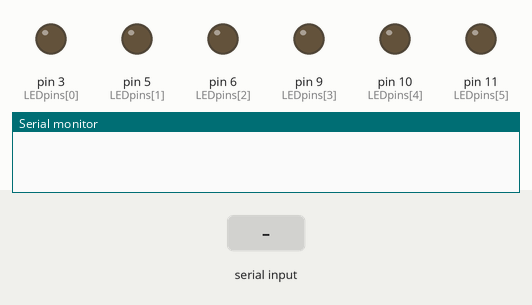
Bench run of a sketch on a simulated Arduino Uno, built with avr-gcc and run on an emulated ATmega328P. On the bench: output pins drawn as LEDs (lit = HIGH), the last lines printed to the serial monitor. The inputs (shaded band) are chosen by the test bench.

Above: at 1.2 s.
1.3 s: "1" received over Serial
At 1.7 s:
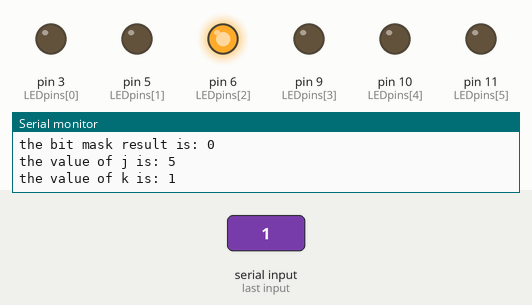
2.8 s: "0" received over Serial
At 4.0 s:
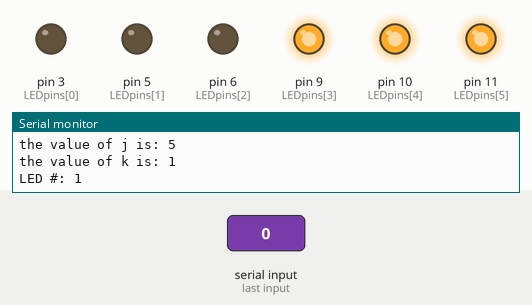
4.3 s: "2" received over Serial
At 5.2 s:
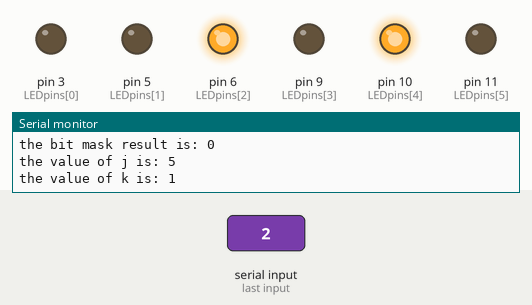
Timing chart, 0 to 7.3 s (numbered marks = the images above; inputs shaded):
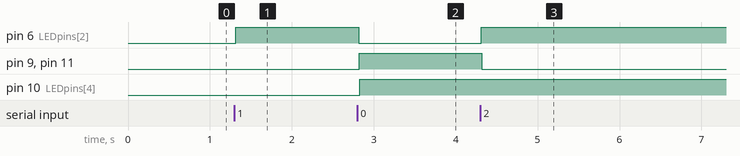

Measured:
- after the input at 1.3 s, pin 6 (LEDpins[2]): LOW → HIGH at once
- after the input at 2.8 s, pin 6 (LEDpins[2]): HIGH → LOW at once; pin 9 (LEDpins[3]), pin 10 (LEDpins[4]), pin 11 (LEDpins[5]): LOW → HIGH at once
- after the input at 4.3 s, pin 6 (LEDpins[2]): LOW → HIGH at once; pin 9 (LEDpins[3]), pin 11 (LEDpins[5]): HIGH → LOW at once

The sketch:

braille_test_Mia.ino
```cpp
class Braille
{
  public:
    Braille(byte pin, byte speed);
    void sendZero(int pinIndex);
    void sendDot(int pinIndex);
    void sendChar(char c);
};


  char brailleOn[8]; //array of 'on' bits
  int LEDpins [] = {3, 5, 6, 9, 10, 11}; //array of pins LEDs are connected to

  byte _speed;	// Speed in WPM
  byte _pin;	// Pin to beep or toggle
  byte _one;	// 1 == beep to speaker, 0 == toggle pin high and low
  byte _zero;
  int _dotlen;	// Length of dot (1)
  int _zerolen; //Length of a zero (0)
  byte _brailleCodepage[] = {	//
    B011011, //! 33
    B000100, //" 34
    B010111, //# 35
    B111001, //$ 36
    B110001, //% 37
    B111011, //& 38
    B000010, //'39
    B101111, //( 40
    B011111, //) 41
    B100001, //* 42
    B010011, //+ 43
    B000001,  //, 44
    B000011, //- 45
    B010001, //. 46
    B010010, /// 47
    B000111, //0 48
    B001000, //1 49
    B001010, //2 50
    B001100, //3 51
    B001101, //4 52
    B001001, //5 53
    B001110, //6 54
    B001111, //7 55
    B001011, //8 56
    B000110, //9 57
    B100101, //: 58
    B000101, //; 59
    B101001, //< 60
    B111111, //= 61
    B010110, //> 62
    B110101, //? 63
    B010000, //@ 64
    B100000, //ASCII Glyph A 65
    B101000, //B 66
    B110000, //C 67
    B110100, //D 68
    B101000, //E 69
    B111000, //F 70
    B111100, //G 71
    B101100, //H 72
    B011000, //I 73
    B011100, //J 74
    B100010, //K 75
    B101010, //L 76
    B110010, //M 77
    B110110, //N 78
    B100110, //O 79
    B111010, //P 80
    B111110, //Q 81
    B101110, //R 82
    B011010, //S 83
    B011110, //T 84
    B100011, //U 85
    B101011, //V 86
    B011101, //W 87
    B110011, //X 88
    B110111, //Y 89
    B100111, //Z 90
    B011001, //[ 91
    B101101, //\92
    B111101, //] 93
    B010100, //^ 94
    B010101 //_ 95
    };


Braille::Braille(byte pin, byte speed)
{
  // Save values for later use
  _pin = pin;
  _speed = speed;

  // Calculate the length of dash and dot
  _dotlen = (1200/_speed);
  _zerolen = (1200/_speed);
  //_zerolen =  (3*_dotlen);

  // Set the pin to output mode
  int i = 0;
  int localpin;
  for (i = 0; i < 8; i++){
    localpin = LEDpins[i];
    pinMode(localpin, OUTPUT);
  }
}

void Braille::sendZero(int pinIndex)
{
  digitalWrite(LEDpins[pinIndex], LOW);
}

void Braille::sendDot(int pinIndex)
{
  digitalWrite(LEDpins[pinIndex], HIGH);
}

void Braille::sendChar(char c)
{
  int _i = 0;
  byte _BrailleBinaryRep;
  byte userInput;
  byte mask = B100000;

  // Send space
  if (c == ' ') {
    return ;
  }
  else {
    userInput = (byte) c;
    if (userInput >= 97 && userInput <= 122) {
      userInput -= 32;
    }

    _i = (userInput - 33);
    _BrailleBinaryRep = _brailleCodepage[_i];
  }

  for (int j = 0; j < 6; j++) {
    int k = -(j) + 6;
    int LED = k;

    brailleOn[k] = (_BrailleBinaryRep & (mask >> j)) != 0;
    Serial.print("the bit mask result is: ");
    Serial.println(_BrailleBinaryRep & (mask >> j));
    Serial.print("the value of j is: ");
    Serial.println(j);
    Serial.print("the value of k is: ");
    Serial.println(k);
    if (brailleOn[k] == 1) {
          Serial.print("LED #: ");
          Serial.println(k);
	  sendDot(j);
    } else {
	  sendZero(j);
    }
  }
}

Braille braille(LEDpins[5], 3);

void setup() {
  //higher baud rate for minimal write delay
  Serial.begin(115200);
}

void loop() {
  String stringIn = "";
  char fragmentIn;

  while(Serial.available()) {
    fragmentIn = Serial.read();
    Serial.print("You entered: ");
    Serial.println(fragmentIn);
    braille.sendChar(fragmentIn);
  }
}
```
